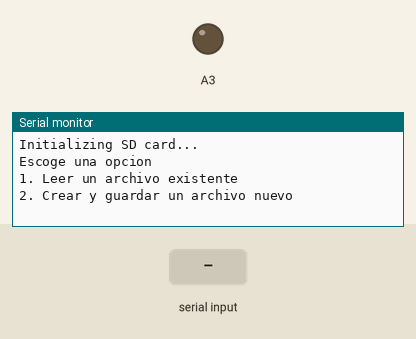
Bench run of a sketch on a simulated Arduino Uno, built with avr-gcc and run on an emulated ATmega328P. On the bench: output pins drawn as LEDs (lit = HIGH), the last lines printed to the serial monitor. Inputs (shaded band) come from the test bench. Storage starts empty.

Above: at 1.4 s.
1.5 s: "1\n" received over Serial
At 3.7 s:
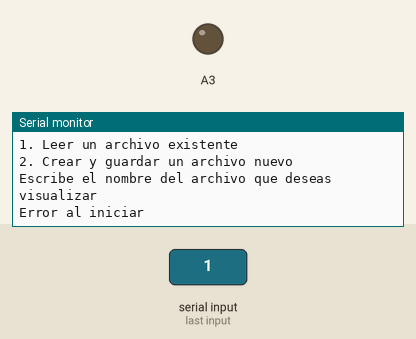
4.0 s: "2\n" received over Serial
At 5.5 s:
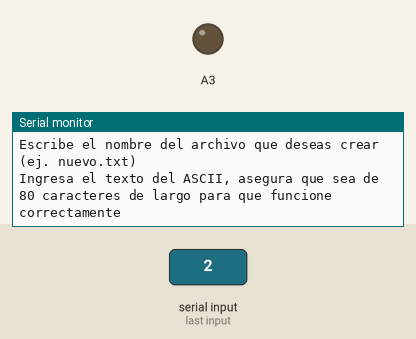
6.4 s: "Q\n" received over Serial
At 6.9 s:
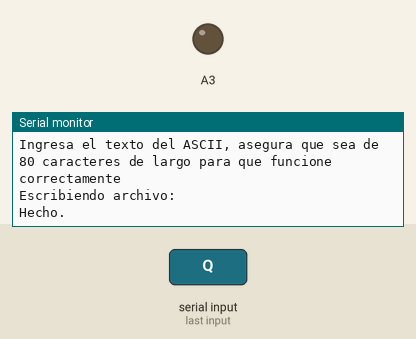

Measured:
- after the input at 1.5 s, the serial monitor: prints a new line at once (image 1)
- after the input at 4.0 s, the serial monitor: prints a new line at once (image 2)
- after the input at 6.4 s, the serial monitor: prints a new line at once (image 3)

The sketch:

lab6.ino
```cpp
#include <SPI.h>
#include <SD.h>

File myFile;
File root;

char opcion = '0';

void setup()
{
  delay(250);
  SPI.setModule(0);
  // Open serial communications and wait for port to open:
  Serial.begin(115200);
  while (!Serial) {
    ;
  }
  Serial.println("Initializing SD card...");
  pinMode(A3, OUTPUT);

  if (!SD.begin(A3)) {
    Serial.println("initialization failed!");
    return;
  }

  Serial.println("Escoge una opcion");
  Serial.println("1. Leer un archivo existente");
  Serial.println("2. Crear y guardar un archivo nuevo");
}

void loop()
{
  if (Serial.available()) {
    char input = Serial.read();
    if (input >= '1' && input <= '2') {
      opcion = input; // Colocamos la opcion deseada
      if (opcion == '1') {
        Serial.println('\n');
        root = SD.open("/");
        printDirectory(root, 0);
        Serial.println("Escribe el nombre del archivo que deseas visualizar");
      } else if (opcion == '2') {
        Serial.println("Escribe el nombre del archivo que deseas crear (ej. nuevo.txt)");
      }
    } else if (opcion != '0') { // Ya se selecciono una opcion
      if (opcion == '1') {
        // Que se lea un archivo ya existente
        String archivo = input + Serial.readStringUntil('\n');
        readAndPrintFile(archivo.c_str());
        opcion = '0'; // Reseteamos opcion
      } else if (opcion == '2') {
        // Que se cree un archivo nuevo y guardarlo
        String nuevoArchivo = input + Serial.readStringUntil('\n');
        writeAndSaveFile(nuevoArchivo.c_str());
        opcion = '0'; // Reseteamos opcion
      } else {
        Serial.println("Invalido");
      }
    } else {
      Serial.println("Invalido");
    }
  }
}


/********************************************/
void readAndPrintFile(const char* filename)
{
  myFile = SD.open(filename);
  if (myFile) {
    Serial.print(filename);
    Serial.println(":");
    while (myFile.available()) {
      Serial.write(myFile.read());
    }
    myFile.close();
  } else {
    Serial.print("Error al iniciar ");
    Serial.println(filename);
  }
}

void writeAndSaveFile(const char* filename)
{
  String data;
  Serial.println("Ingresa el texto del ASCII, asegura que sea de 80 caracteres de largo para que funcione correctamente");
  while (!Serial.available()) {
    //Esperamos input del usuario
  }
  data = Serial.readStringUntil('\n');

  myFile = SD.open(filename, FILE_WRITE);
  if(myFile) {
    Serial.print("Escribiendo archivo:");
    Serial.println(filename);

    int charContador = 0;
    for (int i = 0; i < data.length(); i++)
    {
      myFile.print(data[i]);
      charContador++;
      if (charContador == 81)
      {
        myFile.println();
        charContador = 0;
      }
    }
    myFile.close();
    Serial.println("Hecho.");
  }
  else {
    Serial.print("Error creando archivo: ");
    Serial.println(filename);
  }
}

void printDirectory(File dir, int numTabs) {
   while(true) {

     File entry =  dir.openNextFile();
     if (! entry) {
       // no more files
       break;
     }
     for (uint8_t i=0; i<numTabs; i++) {
       Serial.print('\t');
     }
     Serial.print(entry.name());
     if (entry.isDirectory()) {
       Serial.println("/");
       printDirectory(entry, numTabs+1);
     } else {
       // files have sizes, directories do not
       Serial.print("\t\t");
       Serial.println(entry.size(), DEC);
     }
     entry.close();
   }
}
```
